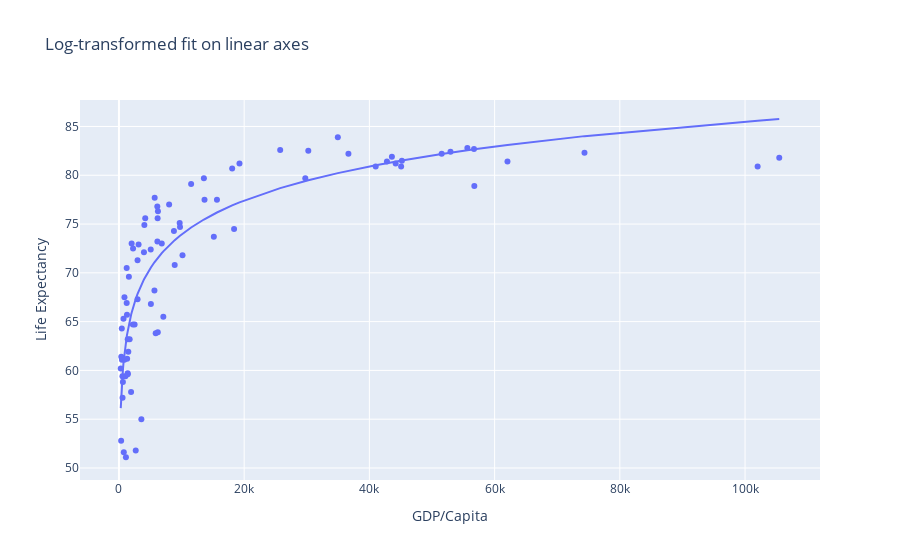

Notebook cell for this chart:
### Code cell
import plotly.express as px

fig = px.scatter(df, y="Life Expectancy", x="GDP/Capita",
                 trendline="ols", trendline_options=dict(log_x=True),
                 # text = df.index,
                 title="Log-transformed fit on linear axes")

fig.show()
